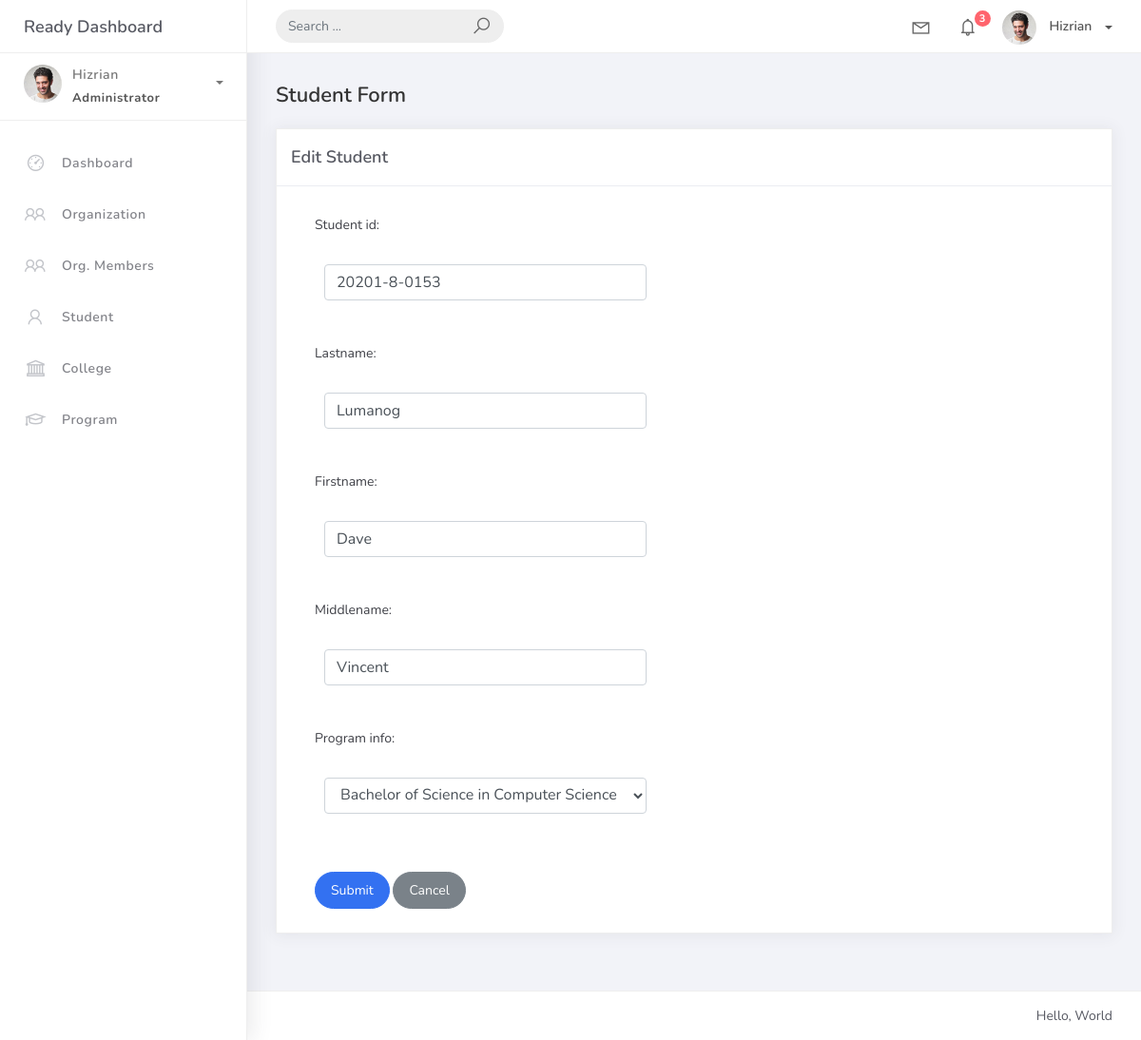
The page /student_list/1 on the database as committed earlier.
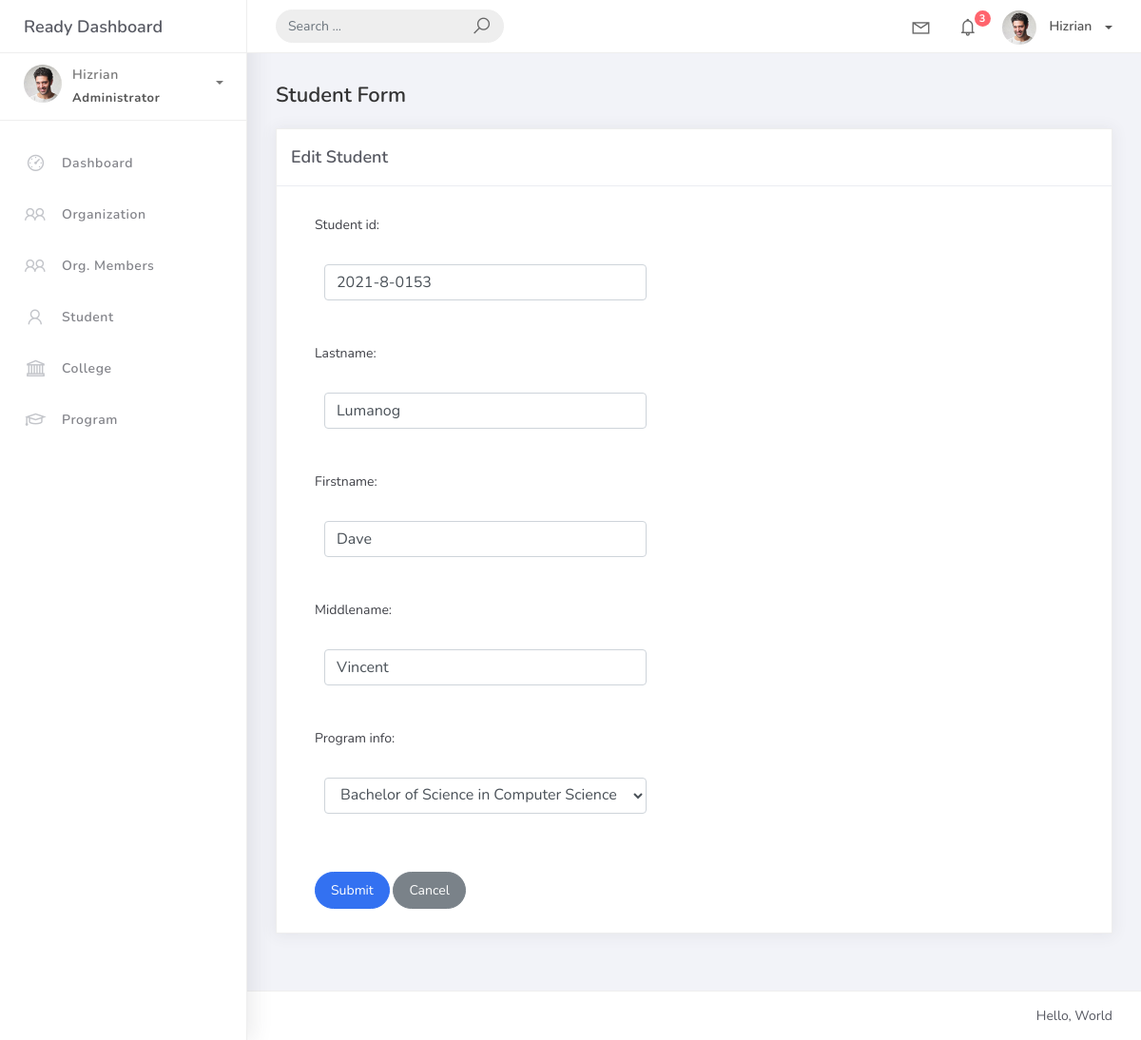
The same page on the database as committed later.
### studentorg/models.py (models this page shows, shortened)
class BaseModel(models.Model):
    created_at = models.DateTimeField(auto_now_add=True, db_index=True)
    updated_at = models.DateTimeField(auto_now=True)
    class Meta:
        abstract = True

class Student(BaseModel):
    student_id = models.CharField(max_length=15)
    lastname = models.CharField(max_length=25)
    firstname = models.CharField(max_length=25)
    middlename = models.CharField(max_length=25, blank=True, null=True)
    program_info = models.ForeignKey(Program, on_delete=models.CASCADE)

### studentorg/views.py (the view)
# urls.py: path('student_list/<pk>', views.StudentUpdateView.as_view(), name='student-update'),
class StudentUpdateView(UpdateView):
    model = Student
    form_class = StudentForm
    template_name = 'student_form.html'
    success_url = reverse_lazy('student-list')

### studentorg/forms.py
class StudentForm(ModelForm):
    class Meta:
        model = Student
        fields = "__all__"

### studentorg/models.py (called while the page is built)
    def __str__(self):
        return self.prog_name

### templates/student_form.html (shortened to what this page needs)
{% extends 'base.html' %}
{% load static %}
{% block content %}
<h4 class="page-title">Student Form</h4>
<div class="row">
    <div class="col-md-12">
        <div class="card">
            <div class="card-header">
                <div class="card-title">{% if object %}Edit Student{% else %}Add New Student{% endif %}</div>
            </div>
            <div class="col-md-6">
                <div class="card-body">
                    <form method="post" novalidate>
                        {% include 'includes/form.html' %}
                        <div class="form-group mt-3">
                            <button type="submit" class="btn btn-primary btn-rounded">Submit</button>
                            <a href="{% url 'student-list' %}" class="btn btn-secondary btn-rounded">Cancel</a>
                        </div>
                    </form>
                </div>
            </div>
        </div>
    </div>
</div>
{% endblock %}

### templates/includes/form.html (shortened to what this page needs)
{% load widget_tweaks %}
{% for field in form %}
  <div class="field-item form-group">
    <label>{{ field.label_tag }}</label>
    <div class="form-group">
      {% render_field field class="form-control" %}
    </div>
  </div>
{% endfor %}

Rows that differ between the two databases and show on the page:
changed Student "Lumanog": student_id "20201-8-0153" → "2021-8-0153"
